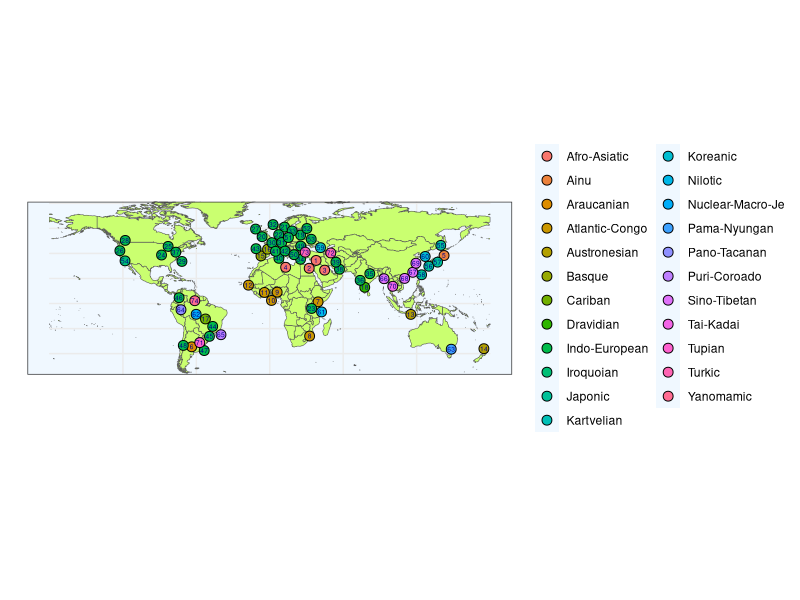

The R source for this figure: (Note: this script raises an error after producing the figure.)
##
library(ggplot2)
library(sf)
library(rnaturalearth)
library(rnaturalearthdata)
library(gridExtra)
library(grid)

##
INTERVAL <- 6

SUBGROUPING <- TRUE

##
collabT <- read.csv('./data/CollaboratorsPlotData.csv')

langlabel <- data.frame(Name = collabT$Name,
                        Lang = collabT$ProvidedLanguageName,
                        LangAdditional = collabT$GlottologL1Name,
                        Genus = collabT$WalsGenusName,
                        Family = collabT$LanguageFamily,
                        Longitude = collabT$Longitude,
                        Latitude = collabT$Latitude,
                        Place = collabT$PlaceName,
                        Flag = collabT$Choice,
                        ID = 0)

langlabel <- langlabel[langlabel$Flag == 1, ]

langlabel$Lang[langlabel$Lang == "Hebrew"] <- langlabel$LangAdditional[langlabel$Lang == "Hebrew"]
langlabel$Lang[langlabel$Lang == "Amami dialect"] <- langlabel$LangAdditional[langlabel$Lang == "Amami dialect"]
langlabel$Lang[langlabel$Lang == "Arabic"] <- langlabel$LangAdditional[langlabel$Lang == "Arabic"]
langlabel$Lang[langlabel$Lang == "Persian"] <- langlabel$LangAdditional[langlabel$Lang == "Persian"]
langlabel$Lang[langlabel$Lang == "Farsi"] <- langlabel$LangAdditional[langlabel$Lang == "Farsi"]

if (SUBGROUPING) {
  langlabel$FamilyTmp <- langlabel$Family
  idx <- langlabel$Family == "Indo-European" | langlabel$Family == "Atlantic-Congo" | langlabel$Family == "Sino-Tibetan"
  langlabel$Family[idx] <- paste(langlabel$Family[idx], ": ", langlabel$Genus[idx], sep = "")
}

langlabel <- langlabel[order(langlabel$Family, langlabel$Lang, langlabel$Place), ]
langlabel$ID <- 1:nrow(langlabel)

if (SUBGROUPING) {
  tmp <- langlabel$Family
  langlabel$Family <- langlabel$FamilyTmp
  langlabel$FamilyTmp <- tmp
}

dodge <- TRUE
while (dodge) {
  dodge <- FALSE
  
  for (i in 1:nrow(langlabel)) {
    fun_i <- function(x) sqrt(sum((as.numeric(x) - as.numeric(langlabel[i, 6:7]))^2))
    d <- apply(langlabel[, 6:7], MARGIN = 1, FUN = fun_i)
    
    st <- sort(d, decreasing = FALSE, index = TRUE)
    d_st <- st$x
    idx <- st$ix
    
    j <- 2
    if (d_st[j] < INTERVAL) {
      dir <- sign(langlabel$Latitude[i] - langlabel$Latitude[idx[j]])
      if (dir == 0) {
        dir <- 1
      }
      langlabel$Latitude[i] <- langlabel$Latitude[i] + sqrt(INTERVAL + 1)*dir
      
      dir <- sign(langlabel$Longitude[i] - langlabel$Longitude[idx[j]])
      if (dir == 0) {
        dir <- 1
      }
      langlabel$Longitude[i] <- langlabel$Longitude[i] + sqrt(INTERVAL + 1)*dir
      
      dodge <- TRUE
    }
  }
}

print("dodging...OK")

##
theme_set(theme_bw())
world <- ne_countries(scale = "medium", returnclass = "sf")

##
gobj<- ggplot(data = world) +
  geom_sf(fill= "darkolivegreen1") +
  geom_point(data = langlabel, aes(x = Longitude, y = Latitude, fill = Family),
             size = 3.0, shape = 21) +
  geom_text(data = langlabel, aes(x=Longitude, y=Latitude, label=ID),
            size = 1.7, color = "darkblue", check_overlap = FALSE) + 
  xlab("") + ylab("") + ylim(c(-50.5, 75)) + 
  theme(axis.ticks.x = element_blank(), axis.text.x = element_blank(), legend.title = element_blank()) +
  theme(panel.background = element_rect(fill = "aliceblue"))

##
FamilyList <- unique(langlabel$Family)
langtable <- vector(mode = "list", length = length(FamilyList))
for (i in 1:length(FamilyList)) {
  idx <- langlabel$Family == FamilyList[i]
  langtable[[i]] <- tableGrob(cbind(langlabel[idx, 5], langlabel[idx, 1]))
}

##
ggsave(file = "./output/figure/CollabMap.png", plot = gobj, width = 8, height = 7)
write.csv(file = "./output/figure/langlabel.csv", langlabel)

##
ggColorHue <- function(n, l=65) {
  hues <- seq(15, 375, length=n+1)
  hcl(h=hues, l=l, c=100)[1:n]
}

cols <- ggColorHue(n = length(unique(langlabel$Family)))

png("./output/figure/langfamily-colorcode.png", width = 500, height = 500)
col2rgb(cols)
scales::show_col(cols)
dev.off()
